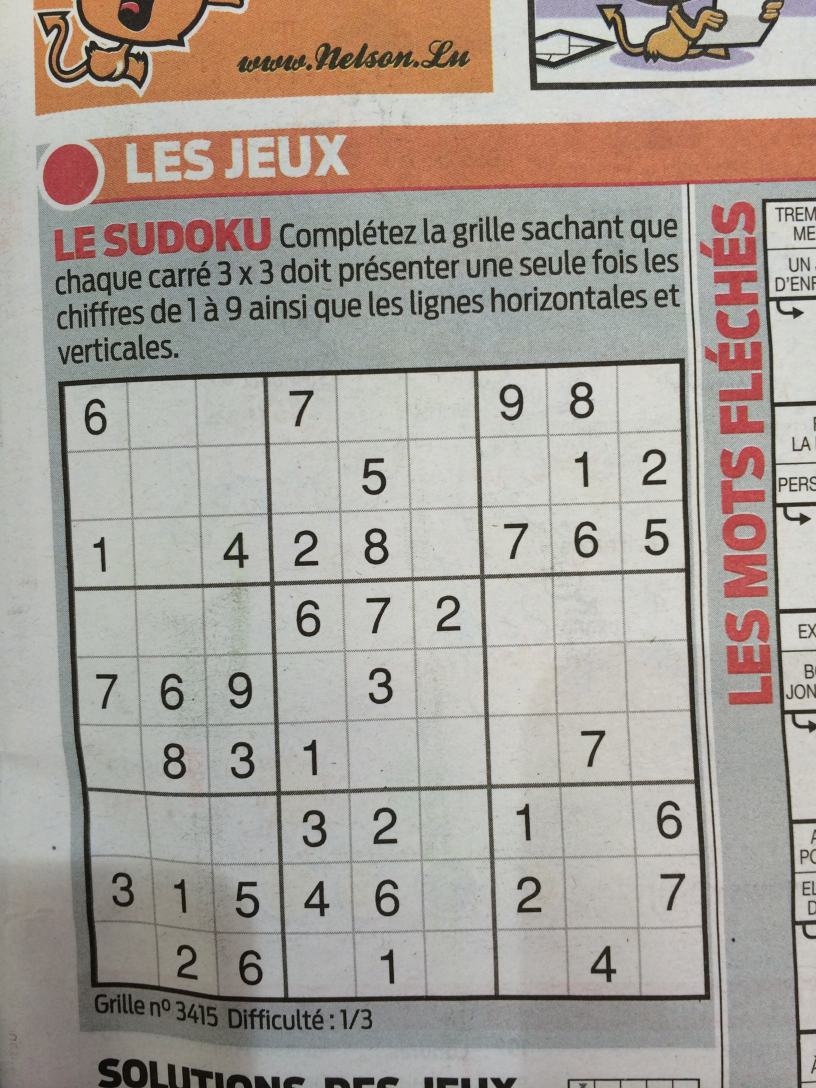
#> input picture dataset/sudoku/original/image1013.original.jpg, 2448 x 3264 px, found by its file name (shown at 1/3 size)
$ python main.py   (older library calls are emulated)
#> lines starting #> are read from the running program, lines starting #| are printed output that depends on the picture; after the words box and inside, x2 and y2 are one past the last pixel; in counts of white or black regions, pixels touching at a corner belong together
### modules/imagepreprocessor.py
import numpy as np
import cv2
import operator

class imagepreprocessor:
    def __init__(self,imagePath):
        self.imagePath = imagePath

        # self.extractSudoku()

    def extractSudoku(self):
        return self.parseGrid()

    def parseGrid(self):
        original = cv2.imread(self.imagePath,cv2.IMREAD_GRAYSCALE)
        processed = self.preProcessImage(original)
        corners = self.findCorners(processed)
        cropped = self.cropAndWarp(original,corners)
        squares = self.inferGrid(cropped)
        digits = self.getDigits(cropped,squares,28)
        finalImage = self.showDigits(digits)
        return finalImage

    def preProcessImage(self,img,skipDilate=False):
#> called with skipDilate = False
        proc = cv2.GaussianBlur(img.copy(),(9,9),0)
        proc = cv2.adaptiveThreshold(proc,255,cv2.ADAPTIVE_THRESH_GAUSSIAN_C,cv2.THRESH_BINARY,11,2)
#> proc: shape (3264, 2448); 84.6% white; 39590 black regions (33988 under 20 px), largest, box (x1, y1, x2, y2) and area: (173, 1074, 2131, 3008) 258655, (2285, 593, 2448, 3264) 46484, (264, 530, 2448, 3264) 31116
        proc = cv2.bitwise_not(proc,proc)
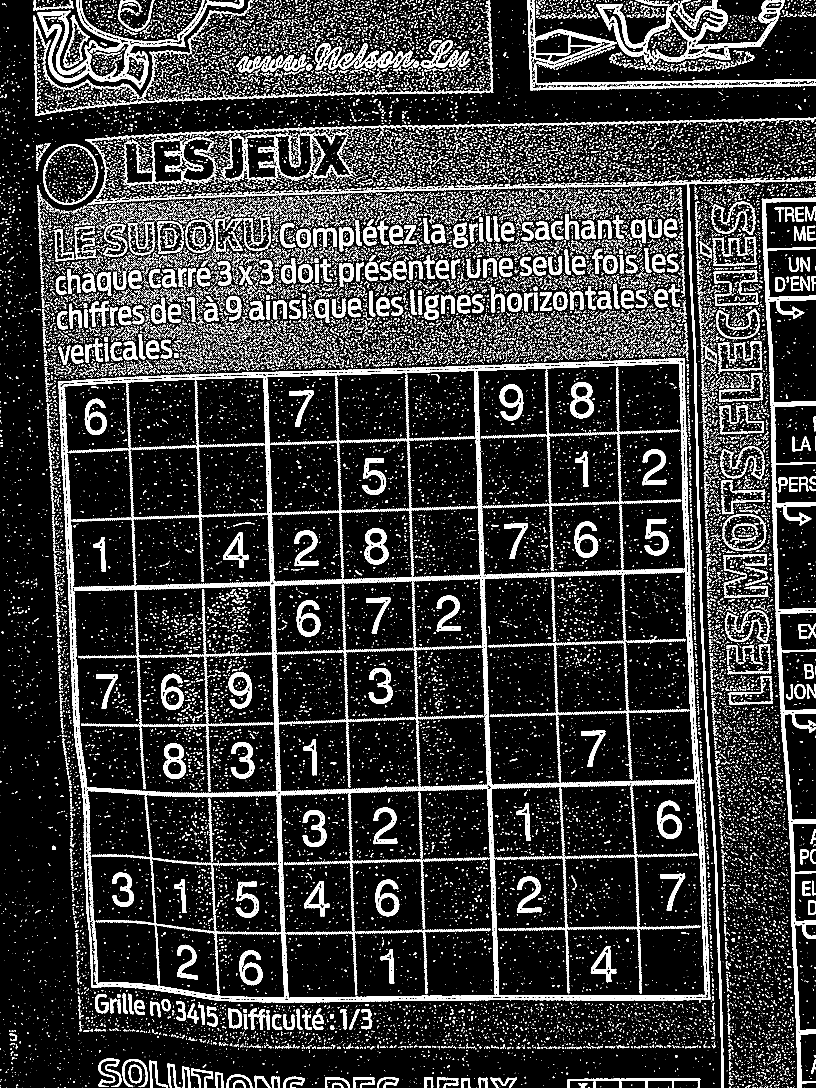
#> proc: shape (3264, 2448) (shown at 1/3 size); 15.4% white; 39590 white regions (33988 under 20 px), largest, box (x1, y1, x2, y2) and area: (173, 1074, 2131, 3008) 258655, (2285, 593, 2448, 3264) 46484, (264, 530, 2448, 3264) 31116

        if not skipDilate:
            kernel = np.array([[0.,1.,0.],[1.,1.,1.],[0.,1.,0.]],np.uint8)
            proc = cv2.dilate(proc,kernel)
#> proc: shape (3264, 2448); 24.5% white; 25489 white regions (13107 under 20 px)

        return proc

    def findCorners(self,img):
        opencv_version = cv2.__version__.split('.')[0]
        if opencv_version =='3':
            _, contours, h = cv2.findContours(img.copy(),cv2.RETR_EXTERNAL,cv2.CHAIN_APPROX_SIMPLE)
        else:
            contours, h = cv2.findContours(img.copy(),cv2.RETR_EXTERNAL,cv2.CHAIN_APPROX_SIMPLE)
#> contours = 17879 contours, 10982 with area under 20; largest, box (x1, y1, x2, y2) and area: (172, 1073, 2132, 3009) 3529196, (255, 352, 2448, 596) 84349, (2284, 592, 2448, 3264) 52110, (1787, 0, 2354, 192) 47810, (100, 0, 1481, 349) 42448
        contours = sorted(contours, key=cv2.contourArea, reverse=True)
        polygon = contours[0]
#> polygon = contour of 2912 points, box (x1, y1, x2, y2) (172, 1073, 2132, 3009), area 3529196
        bottom_right, _ = max(enumerate([pt[0][0] + pt[0][1] for pt in polygon]), key=operator.itemgetter(1))
#> bottom_right = 2122
        top_left, _ = min(enumerate([pt[0][0] + pt[0][1] for pt in polygon]), key=operator.itemgetter(1))
#> top_left = 775
        bottom_left, _ = min(enumerate([pt[0][0] - pt[0][1] for pt in polygon]), key=operator.itemgetter(1))
#> bottom_left = 1514
        top_right, _ = max(enumerate([pt[0][0] - pt[0][1] for pt in polygon]), key=operator.itemgetter(1))
#> top_right = 2903
#> in parseGrid, `corners = self.findCorners(processed)`: corners = [[175, 1143], [2054, 1074], [2129, 3000], [273, 2961]]
        return [polygon[top_left][0], polygon[top_right][0], polygon[bottom_right][0], polygon[bottom_left][0]]

    def distance_between(self,p1, p2):
        a = p2[0] - p1[0]
        b = p2[1] - p1[1]
        return np.sqrt((a ** 2) + (b ** 2))

    def cropAndWarp(self,img, crop_rect):
        top_left, top_right, bottom_right, bottom_left = crop_rect[0], crop_rect[1], crop_rect[2], crop_rect[3]
#> top_left = [175, 1143]; top_right = [2054, 1074]; bottom_right = [2129, 3000]; bottom_left = [273, 2961]
        src = np.array([top_left, top_right, bottom_right, bottom_left], dtype='float32')
#> src has the same summary as corners in parseGrid
        side = max([
		    self.distance_between(bottom_right, top_right),
		    self.distance_between(top_left, bottom_left),
		    self.distance_between(bottom_right, bottom_left),
		    self.distance_between(top_left, top_right)
            ])
#> in distance_between, `a = p2[0] - p1[0]`: a = -75
#> in distance_between, `b = p2[1] - p1[1]`: b = -1926
#> side = 1927.5
        dst = np.array([[0, 0], [side - 1, 0], [side - 1, side - 1], [0, side - 1]], dtype='float32')
#> dst = [[0, 0], [1926.5, 0], [1926.5, 1926.5], [0, 1926.5]]
        m = cv2.getPerspectiveTransform(src, dst)
#> m = [[1.08, -0.0581, -122.3], [0.0381, 1.04, -1191.4], [3.13e-05, -9.59e-06, 1]]
        return cv2.warpPerspective(img, m, (int(side), int(side)))
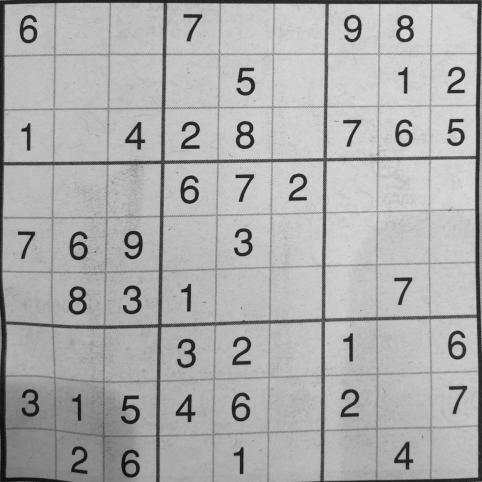
#> returned value: shape (1927, 1927) (shown at 1/4 size); min 5, max 235, mean 173.6

    def inferGrid(self,img):
        squares = []
        side = img.shape[:1]
        side = side[0] / 9
        for j in range(9):
            for i in range(9):
                p1 = (i * side, j * side)
                p2 = ((i + 1) * side, (j + 1) * side)
                squares.append((p1, p2))
#> in parseGrid, `squares = self.inferGrid(cropped)`: squares = 81 items
        return squares

    def getDigits(self,img, squares, size):
#> called with size = 28
        digits = []
        img = self.preProcessImage(img.copy(), skipDilate=True)
#> call 2 of preProcessImage, with skipDilate = True
#> in preProcessImage (call 2), `proc = cv2.bitwise_not(proc,proc)`:
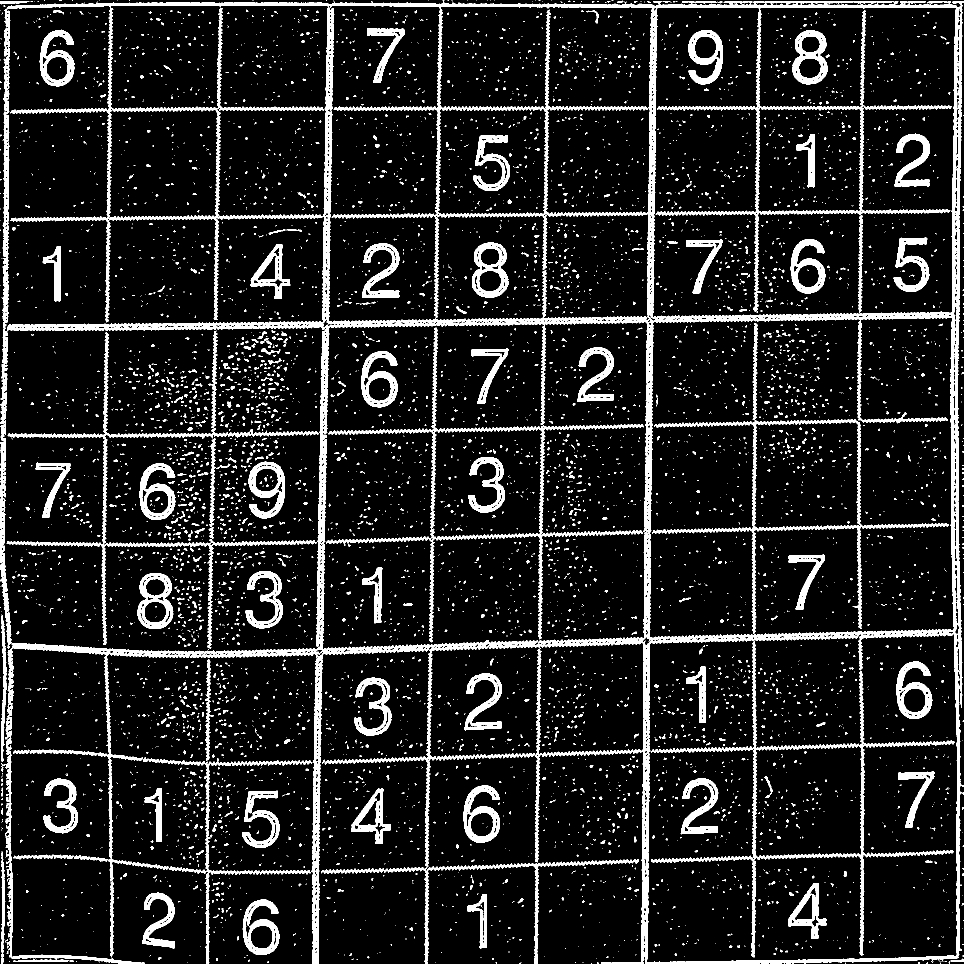
#> proc: shape (1927, 1927) (shown at 1/2 size); 11.7% white; 7804 white regions (6975 under 20 px), largest, box (x1, y1, x2, y2) and area: (0, 0, 1927, 1927) 215171, (652, 655, 1288, 1285) 12373, (13, 664, 637, 1297) 11758
        for square in squares:
            digits.append(self.extract_digit(img, square, size))
#> this loop made 81 passes
#> square on passes 34 to 41: ((1284.7, 642.3), (1498.8, 856.4)), ((1498.8, 642.3), (1712.9, 856.4)), ((1712.9, 642.3), (1927, 856.4)), ((0, 856.4), (214.1, 1070.6)), ((214.1, 856.4), (428.2, 1070.6)), ((428.2, 856.4), (642.3, 1070.6)), ((642.3, 856.4), (856.4, 1070.6)), ((856.4, 856.4), (1070.6, 1070.6))
#> pass 1, in extract_digit, `digit = self.cut_from_rect(digit, bbox)`:
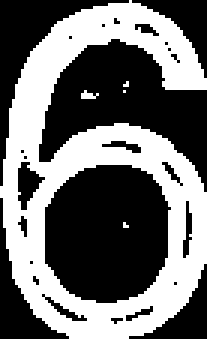
#> digit: shape (113, 69) (shown 3 times larger); 43.1% white; 5 white regions (4 under 20 px), largest, box (x1, y1, x2, y2) and area: (0, 0, 69, 113) 3344
        return digits

    def extract_digit(self,img, rect, size):
        digit = self.cut_from_rect(img, rect)
        h, w = digit.shape[:2]
        margin = int(np.mean([h, w]) / 2.5)
        _, bbox, seed = self.find_largest_feature(digit, [margin, margin], [w - margin, h - margin])
        digit = self.cut_from_rect(digit, bbox)
        w = bbox[1][0] - bbox[0][0]
        h = bbox[1][1] - bbox[0][1]
        if w > 0 and h > 0 and (w * h) > 100 and len(digit) > 0:
            return self.scale_and_centre(digit, size, 4)
        else:
            return np.zeros((size, size), np.uint8)

    def cut_from_rect(self,img, rect):
        return img[int(rect[0][1]):int(rect[1][1]), int(rect[0][0]):int(rect[1][0])]

    def find_largest_feature(self,inp_img, scan_tl=None, scan_br=None):
        img = inp_img.copy()
        height, width = img.shape[:2]
        max_area = 0
        seed_point = (None, None)
        if scan_tl is None:
            scan_tl = [0, 0]
        if scan_br is None:
            scan_br = [width, height]
        for x in range(scan_tl[0], scan_br[0]):
            for y in range(scan_tl[1], scan_br[1]):
                if img.item(y, x) == 255 and x < width and y < height:
                    area = cv2.floodFill(img, None, (x, y), 64)
                    if area[0] > max_area:
                        max_area = area[0]
                        seed_point = (x, y)
        for x in range(width):
            for y in range(height):
                if img.item(y, x) == 255 and x < width and y < height:
                    cv2.floodFill(img, None, (x, y), 64)
        mask = np.zeros((height + 2, width + 2), np.uint8)
        if all([p is not None for p in seed_point]):
            cv2.floodFill(img, mask, seed_point, 255)
        top, bottom, left, right = height, 0, width, 0
        for x in range(width):
            for y in range(height):
                if img.item(y, x) == 64:
                    cv2.floodFill(img, mask, (x, y), 0)
                if img.item(y, x) == 255:
                    top = y if y < top else top
                    bottom = y if y > bottom else bottom
                    left = x if x < left else left
                    right = x if x > right else right
        bbox = [[left, top], [right, bottom]]
        return img, np.array(bbox, dtype='float32'), seed_point


    def scale_and_centre(self,img, size, margin=0, background=0):
        h, w = img.shape[:2]
        def centre_pad(length):
            if length % 2 == 0:
                side1 = int((size - length) / 2)
                side2 = side1
            else:
                side1 = int((size - length) / 2)
                side2 = side1 + 1
            return side1, side2
        def scale(r, x):
            return int(r * x)
        if h > w:
            t_pad = int(margin / 2)
            b_pad = t_pad
            ratio = (size - margin) / h
            w, h = scale(ratio, w), scale(ratio, h)
            l_pad, r_pad = centre_pad(w)
        else:
            l_pad = int(margin / 2)
            r_pad = l_pad
            ratio = (size - margin) / w
            w, h = scale(ratio, w), scale(ratio, h)
            t_pad, b_pad = centre_pad(h)
        img = cv2.resize(img, (w, h))
        img = cv2.copyMakeBorder(img, t_pad, b_pad, l_pad, r_pad, cv2.BORDER_CONSTANT, None, background)
        return cv2.resize(img, (size, size))


    def showDigits(self,digits, colour=255):
#> called with colour = 255
        rows = []
        with_border = [cv2.copyMakeBorder(img.copy(), 1, 1, 1, 1, cv2.BORDER_CONSTANT, None, colour) for img in digits]
        for i in range(9):
            row = np.concatenate(with_border[i * 9:((i + 1) * 9)], axis=1)
            rows.append(row)
            img = self.show_image(np.concatenate(rows))
        return img

    def show_image(self,img):
        return img


import os
# [9 lines that do not run on import are left out]

### main.py
# from modules.test import *
from modules.imagepreprocessor import *


# asd = imagepreprocessor()


#path = "C:\\Users\\Prashant\\Documents\\SudokuSolver\\
path = "dataset\\sudoku\\original\\image1013.original.jpg"
l = imagepreprocessor(path)
print("hi")
out = l.extractSudoku()
#> in parseGrid, `finalImage = self.showDigits(digits)`:
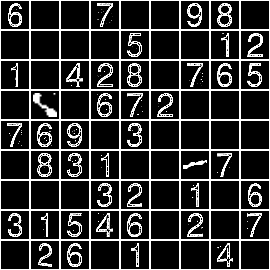
#> finalImage: shape (270, 270); min 0, max 255, mean 51.6
print(out)
#> (printed output is left out)
cv2.imshow("as",out)
cv2.waitKey(0)
cv2.destroyAllWindows()


# asd = test
# u = modules.test()
# print("hi")

$ run again, with dataset/sudoku/original/image1001.original.jpg copied over dataset/sudoku/original/image1013.original.jpg
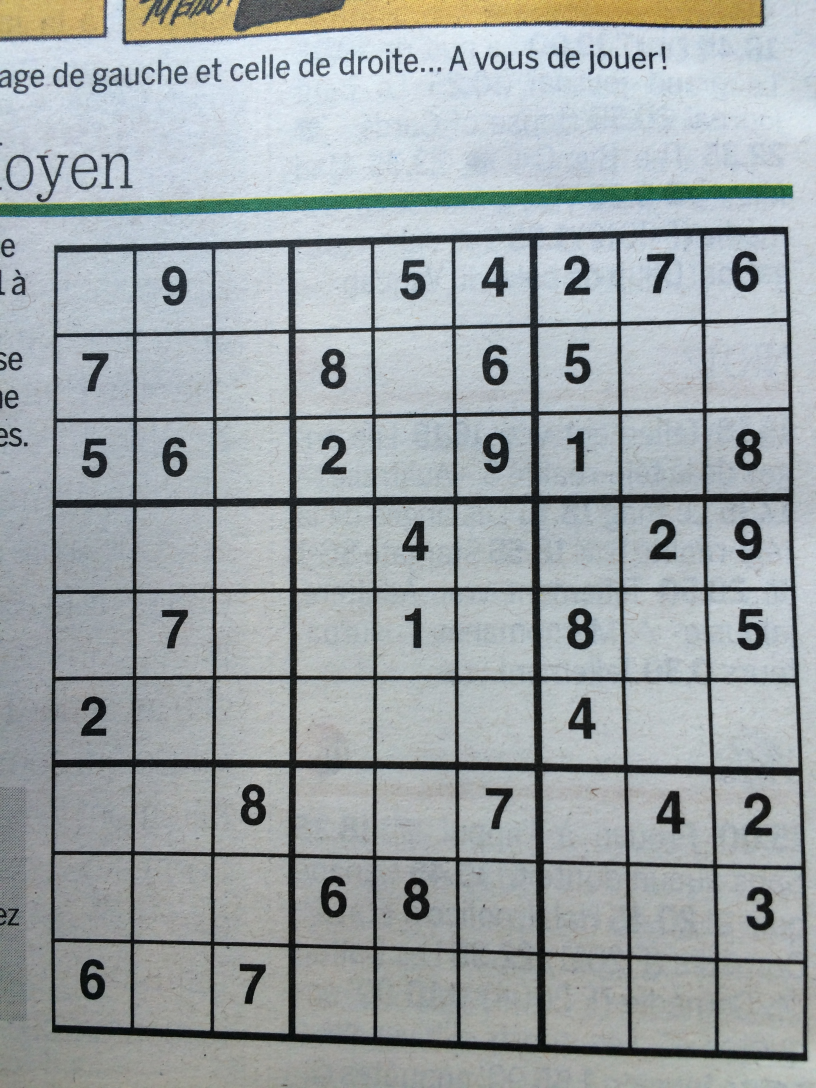
#> input picture dataset/sudoku/original/image1001.original.jpg, 2448 x 3264 px, found by its file name (shown at 1/3 size)
#> in preProcessImage, `proc = cv2.bitwise_not(proc,proc)`:
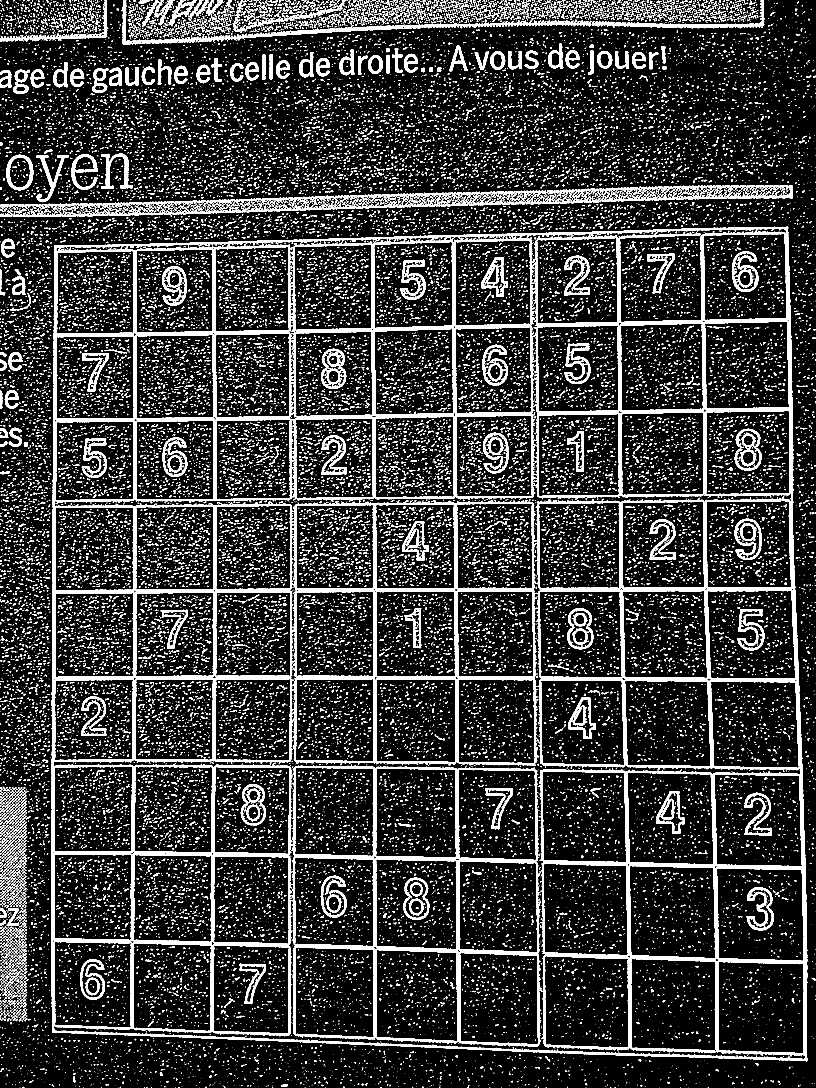
#> proc: shape (3264, 2448) (shown at 1/3 size); 15% white; 44770 white regions (37484 under 20 px), largest, box (x1, y1, x2, y2) and area: (153, 680, 2422, 3184) 502757, (367, 0, 1774, 134) 14690, (1639, 555, 2379, 611) 12285
#> contours = 11243 contours, 7265 with area under 20; largest, box (x1, y1, x2, y2) and area: (152, 679, 2423, 3185) 5448282, (0, 554, 2380, 653) 94114, (363, 0, 2294, 135) 25369, (17, 463, 101, 572) 7178, (697, 0, 1038, 100) 6561
#> polygon = contour of 1786 points, box (x1, y1, x2, y2) (152, 679, 2423, 3185), area 5448282
#> in findCorners, `bottom_right, _ = max(enumerate([pt[0][0] + pt[0][1] for pt in polygon..`: bottom_right = 1314
#> in findCorners, `top_left, _ = min(enumerate([pt[0][0] + pt[0][1] for pt in polygon]), ..`: top_left = 350
#> in findCorners, `bottom_left, _ = min(enumerate([pt[0][0] - pt[0][1] for pt in polygon]..`: bottom_left = 826
#> in findCorners, `top_right, _ = max(enumerate([pt[0][0] - pt[0][1] for pt in polygon]),..`: top_right = 1777
#> corners = [[164, 734], [2364, 680], [2420, 3184], [155, 3096]]
#> in cropAndWarp, `top_left, top_right, bottom_right, bottom_left = crop_rect[0], crop_re..`: top_left = [164, 734]; top_right = [2364, 680]; bottom_right = [2420, 3184]; bottom_left = [155, 3096]
#> src has the same summary as corners in parseGrid
#> a = -56
#> b = -2504
#> in cropAndWarp, `side = max([ self.distance_between(bottom_right, top_right), self.dist..`: side = 2504.6
#> dst = [[0, 0], [2503.6, 0], [2503.6, 2503.6], [0, 2503.6]]
#> m = [[1.22, 0.00465, -203.7], [0.0271, 1.1, -815.1], [2.75e-05, 1.22e-05, 1]]
#> squares = 81 items
#> the loop in getDigits, `for square in squares:` made 81 passes
#> square on passes 32 to 39: ((1112.9, 834.7), (1391.1, 1112.9)), ((1391.1, 834.7), (1669.3, 1112.9)), ((1669.3, 834.7), (1947.6, 1112.9)), ((1947.6, 834.7), (2225.8, 1112.9)), ((2225.8, 834.7), (2504, 1112.9)), ((0, 1112.9), (278.2, 1391.1)), ((278.2, 1112.9), (556.4, 1391.1)), ((556.4, 1112.9), (834.7, 1391.1))
#> in parseGrid, `finalImage = self.showDigits(digits)`:
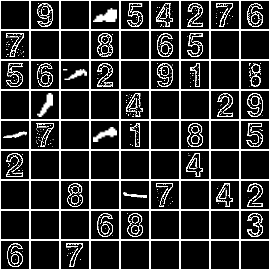
#> finalImage: shape (270, 270); min 0, max 255, mean 50.5
#> (printed output is left out)
